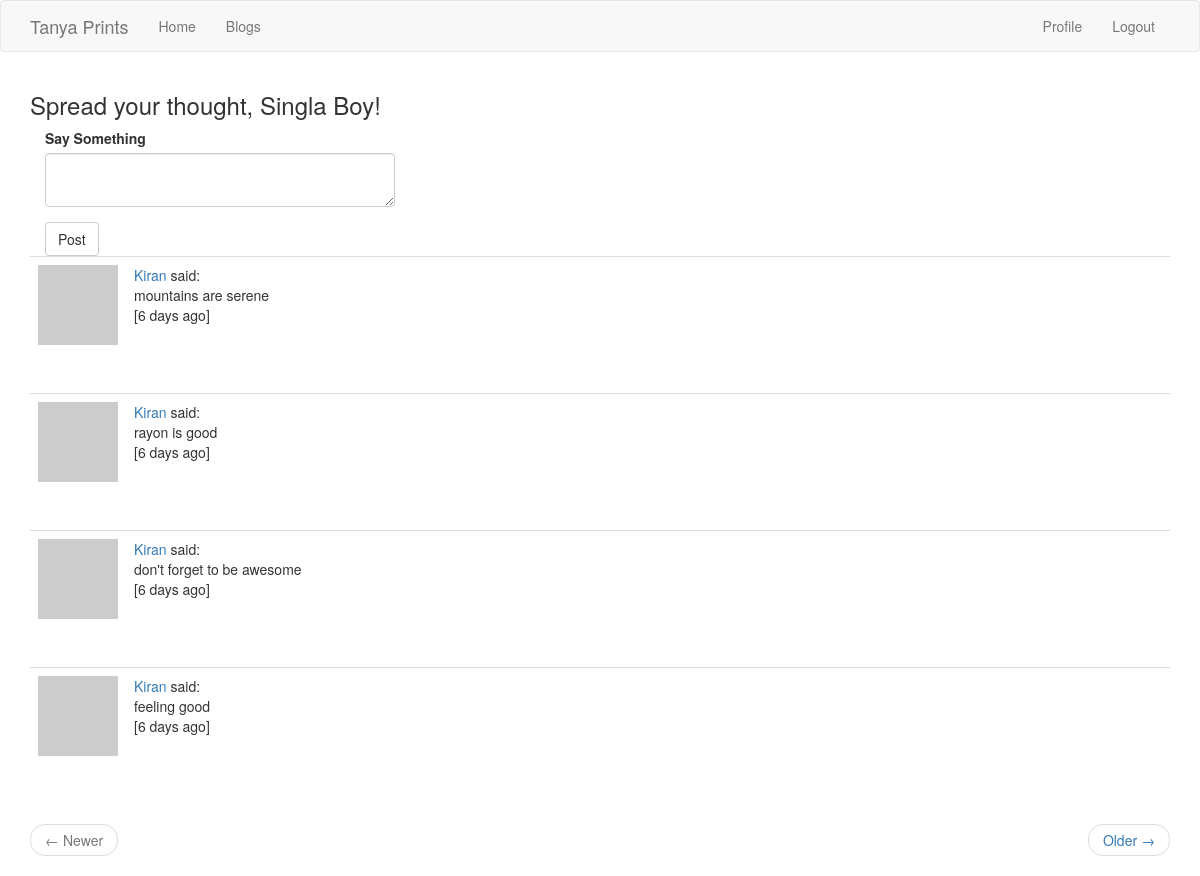
/index/blogs (signed in), run on the app's committed database.
### app/models.py (models this page shows, shortened)
class User(UserMixin, db.Model):
	id = db.Column(db.Integer, primary_key = True)
	username = db.Column(db.String(32), index = True, unique = True)
	email = db.Column(db.String(64), unique=True)
	password_hash = db.Column(db.String(128))
	about_me = db.Column(db.String(256))
	last_seen = db.Column(db.DateTime, default=datetime.utcnow)
	blogs = db.relationship('Blog', backref='author', lazy='dynamic')
	followed = db.relationship(
				'User', secondary=followers,
				 primaryjoin=(followers.c.follower_id == id),
				 secondaryjoin=(followers.c.followed_id == id),
				 backref=db.backref('followers', lazy='dynamic'),
				 lazy='dynamic')
	def avatar(self, size):
		digest = md5(self.email.lower().encode('utf-8')).hexdigest()
		return 'https://www.gravatar.com/avatar/{}?d=identicon&s={}'.format(digest, size)

class Blog(db.Model):
	id = db.Column(db.Integer, primary_key = True)
	title = db.Column(db.String(128), unique=True)
	time_stamp = db.Column(db.DateTime, index=True, default=datetime.utcnow)
	body = db.Column(db.String(512))
	user_id = db.Column(db.Integer, db.ForeignKey('user.id'))
	language = db.Column(db.String(5))

### app/routes.py (the view, shortened to what this page needs)
@app.route('/index/blogs')
@login_required
def blogs():
	form = BlogForm()
	page  = request.args.get('page', 1, type=int)
	posts = Blog.query.order_by(Blog.time_stamp.desc()).paginate(page, app.config['POST_PER_PAGE'], False)
	next_url = url_for('blogs', page=posts.next_num) if posts.has_next else None
	prev_url = url_for('blogs', page=posts.prev_num) if posts.has_prev else None
	return render_template('blogs.html', title='TP-Blogs', posts=posts.items, next_url=next_url, prev_url=prev_url,\
							form = form)

### app/forms.py
class BlogForm(FlaskForm):
	content = TextAreaField('Say Something', validators=[DataRequired(), Length(min=0, max=512)])
	submit = SubmitField('Post')

### app/models.py (called while the page is built)
@login.user_loader
def load_user(id):
	return User.query.get(int(id))

### app/routes.py (called while the page is built)
@app.before_request
def before_request():
	if current_user.is_authenticated:
		current_user.last_seen = datetime.utcnow()
		db.session.commit()

### app/templates/blogs.html
{%extends "base.html"%}
{% import 'bootstrap/wtf.html' as wtf%}
{%block app_content%}
	{%if not current_user.is_anonymous%}
	<h3>Spread your thought, {{current_user.username.title()}}!</h3>
	<div classs='row'>
		<div class='col-md-4'>
			{{wtf.quick_form(form)}}
		</div>
	{%endif%}
	<br>
	{% for post in posts %}
		{% include 'user_blog.html' %}
	{% endfor %}
	<nav aria-label='...'>
		<ul class='pager'>
			<li class='previous{% if not prev_url %} disabled {% endif %}'>
			<a href="{{prev_url or '#'}}">
			<span aria-hidden="true">&larr;</span> Newer
			</a>
			</li>
			<li class='next{% if not next_url %} disabled {% endif %}'>
			<a href="{{next_url or '#'}}">
			Older <span aria-hidden='true'>&rarr;</span>
			</a>
			</li>
		</ul>
	</nav>
{%endblock%}

### app/templates/user_blog.html
<table class='table table-hover'>
	<tr valign='top'>
		<td width='50px'>
		<a href="{{url_for('user', username=post.author.username)}}">
			<img src='{{post.author.avatar(50)}}'/>
		</a>
		</td>
		<td>
			<a href="{{url_for('user', username=post.author.username)}}">
			{{post.author.username.title()}}</a>
			said:<br>
			<span id="post{{post.id}}">{{post.body}}</span><br>
			[{{moment(post.time_stamp).fromNow()}}]
		</td>
	</tr>
</table>
<br>

### data on the page
User: username "Singla Boy"
Blog: author.username "Kiran", body "mountains are serene", time_stamp "6 days ago"
Blog: author.username "Kiran", body "rayon is good", time_stamp "6 days ago"
Blog: author.username "Kiran", body "don't forget to be awesome", time_stamp "6 days ago"
Blog: author.username "Kiran", body "feeling good", time_stamp "6 days ago"
